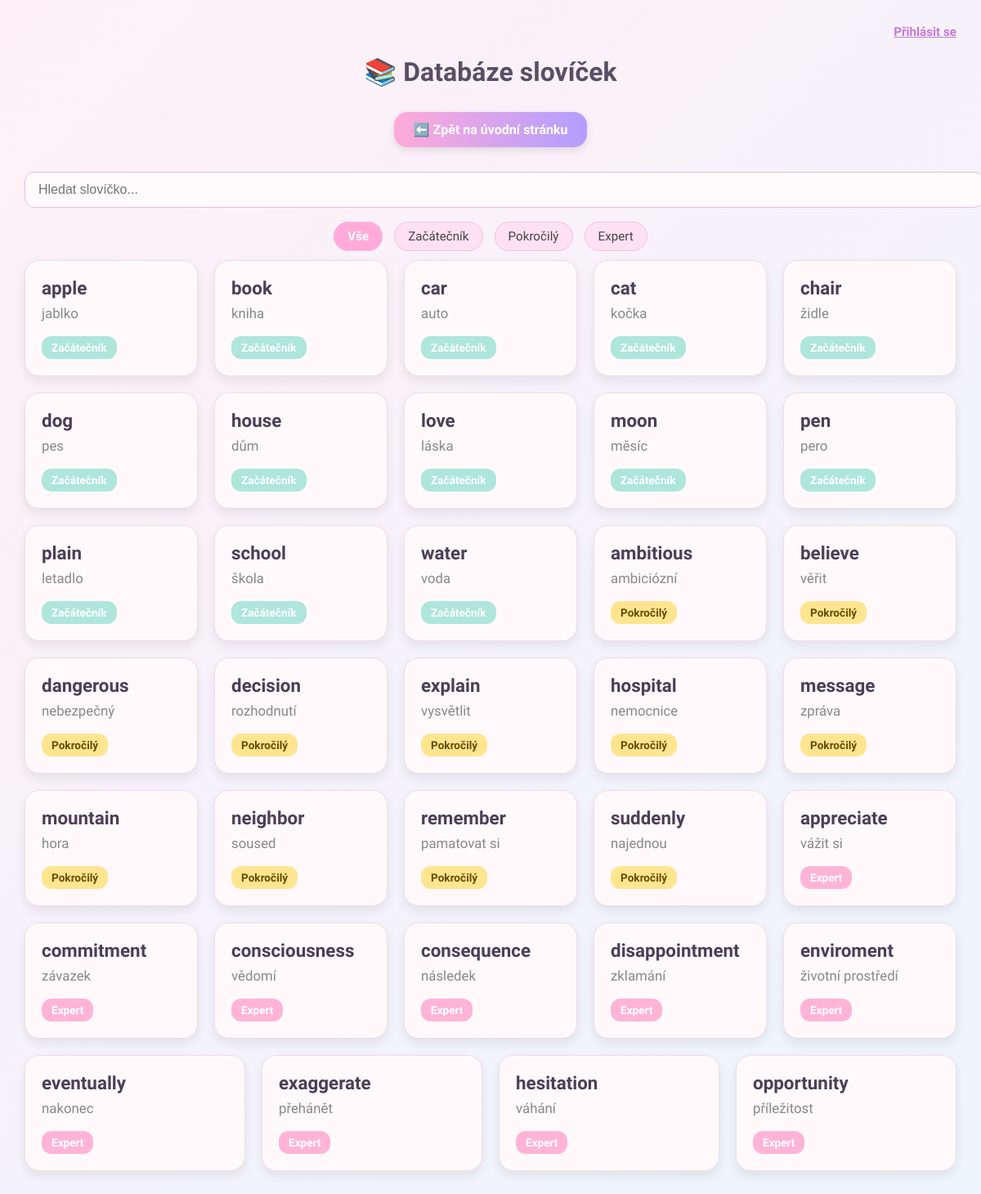
Page /words/ on the earlier database version.
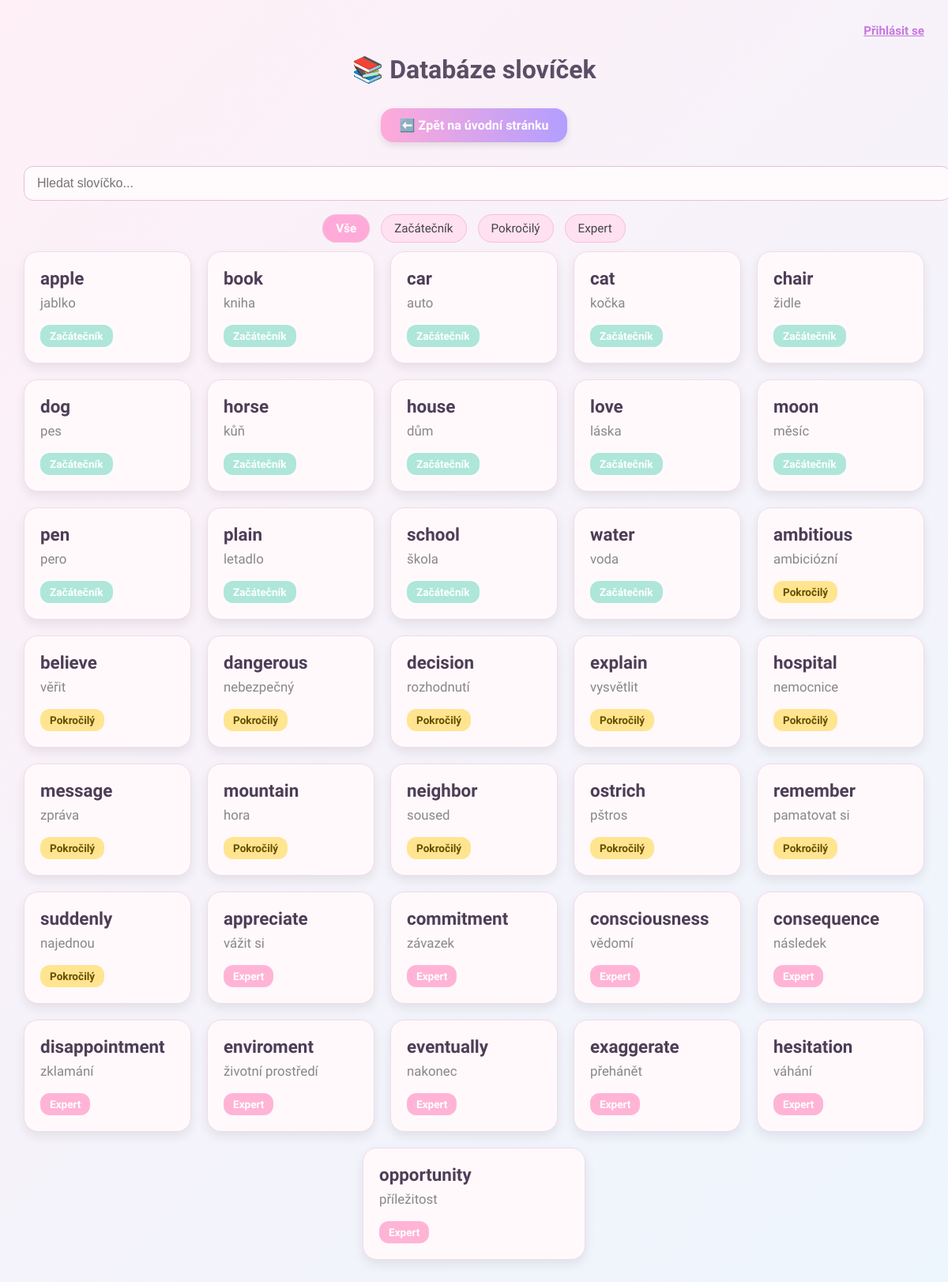
Same page on the later database version.
### core/models.py (models this page shows, shortened)
class Word(models.Model):
    english = models.CharField(
        max_length=100,
        verbose_name="Anglické slovo",
        help_text="Zadej slovo v angličtině (bez speciálních znaků)",
        validators=[RegexValidator(r'^[a-zA-Z\s\-\(\)]+$', 'Pouze písmena, mezery, pomlčky a závorky')]
    )
    czech = models.CharField(
        max_length=100,
        verbose_name="Český překlad",
        help_text="Zadej český překlad"
    )
    difficulty = models.CharField(
        max_length=10,
        choices=[
            ('easy', 'Easy'),
            ('medium', 'Medium'),
            ('hard', 'Hard')
        ],
        verbose_name="Obtížnost",
        help_text="Vyber obtížnost slova"
    )
    category = models.ForeignKey(
        'Category',
        on_delete=models.CASCADE,
        null=True,
        blank=True,
        verbose_name="Kategorie",
        help_text="Vyber kategorii (nepovinné)"
    )
    example_sentence = models.TextField(
        blank=True,
        null=True,
        verbose_name="Příklad věty",
        help_text="Věta, kde se používá anglické slovo"
    )
    class Meta:
        verbose_name = "Slovo"
        verbose_name_plural = "Slova"
        ordering = ['difficulty']
    @classmethod
    def ordered_by_difficulty(cls) -> QuerySet:
        return cls.objects.annotate(
            difficulty_order=Case(
                When(difficulty='easy', then=Value(1)),
                When(difficulty='medium', then=Value(2)),
                When(difficulty='hard', then=Value(3)),
                output_field=IntegerField()
            )
        ).order_by('difficulty_order', 'english')

### core/views.py (the view)
# urls.py: path('words/', views.word_list, name='word_list'),
def word_list(request):
    query = request.GET.get("q", "")
    difficulty = request.GET.get("difficulty", "")
    words = Word.ordered_by_difficulty()
    if query:
        words = words.filter(
            Q(english__icontains=query) |
            Q(czech__icontains=query)
        )
    if difficulty:
        words = words.filter(difficulty=difficulty)
    return render(request, 'core/word_list.html', {
        'words': words,
        'selected_difficulty': difficulty
    })

### core/templates/core/word_list.html (shortened to what this page needs)
<!DOCTYPE html>
<html lang="cs">
<head>
</head>
<body>
  <div class="topbar">
    {% if user.is_authenticated %}
    Přihlášen jako <strong>{{ user.username }}</strong>
    <form method="post" action="{% url 'logout' %}" style="display: inline;">{% csrf_token %}
      <button type="submit">Odhlásit se</button>
    </form>
    {% else %}
    <a href="{% url 'login' %}">Přihlásit se</a>
    {% endif %}
  </div>
  <h1>📚 Databáze slovíček</h1>
    <div style="text-align: center; margin-bottom: 30px;">
    <a href="{% url 'home' %}" style="display: inline-block; background: linear-gradient(to right, #ffaad9, #b29eff); padding: 12px 24px; border-radius: 16px; color: white; font-weight: bold; text-decoration: none; box-shadow: 0 4px 10px rgba(0,0,0,0.1); transition: 0.2s ease;">
    ⬅️ Zpět na úvodní stránku
    </a>
    </div>
  <input type="text" id="searchInput" placeholder="Hledat slovíčko...">
  <form method="get" class="difficulty-filters">
    <label for="all">Vše</label>
    <label for="easy">Začátečník</label>
    <label for="medium">Pokročilý</label>
    <label for="hard">Expert</label>
  </form>
  <div class="card-container">
    {% for word in words %}
    <div class="word-card difficulty-{{ word.difficulty }}" data-english="{{ word.english }}" data-czech="{{ word.czech }}" data-difficulty="{{ word.difficulty }}" data-example="{{ word.example_sentence|default:" No example yet." }}" data-category="{% if word.category %}{{ word.category.name }}{% else %}Bez kategorie{% endif %}">
      <h2>{{ word.english }}</h2>
      <p>{{ word.czech }}</p>
      <span class="label">
        {% if word.difficulty == "easy" %}Začátečník
        {% elif word.difficulty == "medium" %}Pokročilý
        {% elif word.difficulty == "hard" %}Expert
        {% else %}?{% endif %}
      </span>
    </div>
    {% endfor %}
  </div>
</body>
</html>

Differences in the rows shown:
added Word: english "horse", czech "kůň", difficulty "Začátečník"
added Word: english "ostrich", czech "pštros", difficulty "Pokročilý"
